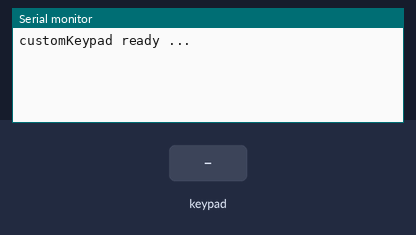
Bench run of a sketch on a simulated Arduino Uno, built with avr-gcc and run on an emulated ATmega328P. On the bench: the last lines printed to the serial monitor. Inputs (shaded band) come from the test bench.

Above: at 1.2 s.
1.3 s: key '1' pressed
At 1.9 s:
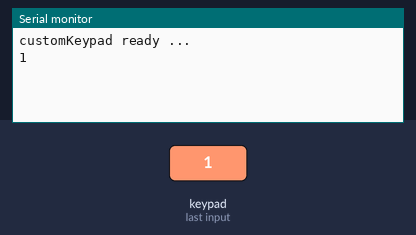
2.8 s: keypad keys 1 1 1 0 9 8 # pressed 0.4 s apart
At 6.3 s:
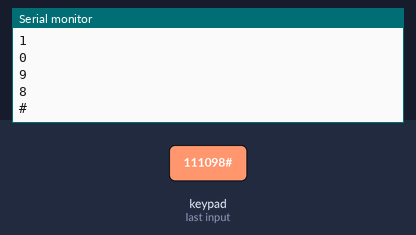
7.1 s: key 'A' pressed
At 7.5 s:
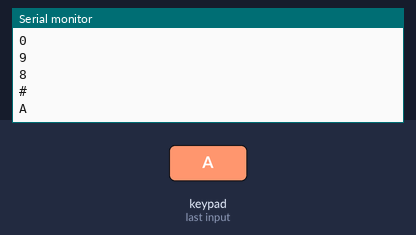
8.6 s: keypad keys 1 1 1 0 9 8 * pressed 0.4 s apart
At 11.9 s:
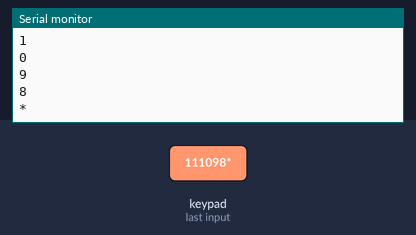
12.9 s: key 'B' pressed
At 13.4 s:
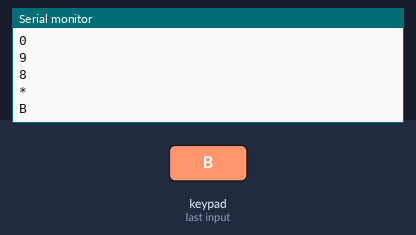
14.4 s: keypad keys 1 1 1 0 9 8 D pressed 0.4 s apart
At 17.4 s:
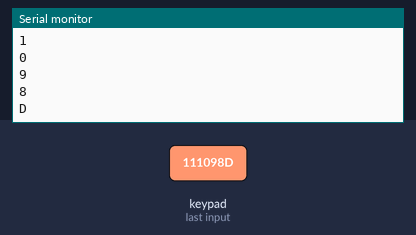
Timing chart, 0 to 18.9 s (numbered marks = the images above; inputs shaded):
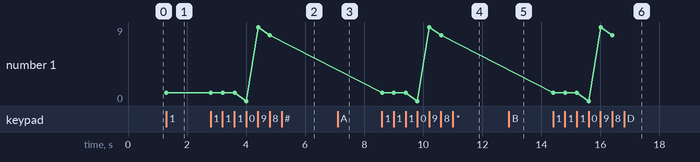

The sketch:

Arduino_Keypad.ino
```cpp
// 4*4 keypad 薄膜鍵盤
#include "Adafruit_Keypad.h"

//定義鍵盤的行列
const byte ROWS = 4; //定義列數(橫向)
const byte COLS = 4; //定義行數(縱向)

//定義鍵盤上每一個按鈕名稱
char keys[ROWS][COLS] = {
  {'1' , '2' , '3' , 'A'},
  {'4' , '5' , '6' , 'B'},
  {'7' , '8' , '9' , 'C'},
  {'*' , '0' , '#' , 'D'},
};

//定義腳位(列)
byte rows_Pin[ROWS] = {11 ,10 ,9 ,8 };
//定義腳位(行)
byte cols_Pin[COLS] ={7 ,6 ,5 ,4 };

//鍵盤自製初始化
Adafruit_Keypad customKeypad = Adafruit_Keypad(makeKeymap(keys) , rows_Pin ,cols_Pin ,ROWS ,COLS);

void setup() {
  Serial.begin(9600);
  delay(2);
  customKeypad.begin();
  Serial.println("customKeypad ready ...");

}

void loop() {
  //開始偵測使用者的按鍵狀態
  customKeypad.tick(); //判斷按下哪一個鍵
  while(customKeypad.available()){
    keypadEvent e = customKeypad.read();//讀取

    //KEY_JUST_RELEASED 放開事件
    //KEY_JUST_PRESSED 按下事件
    if(e.bit.EVENT == KEY_JUST_PRESSED){
    Serial.println((char)e.bit.KEY);
    }
  }

  delay(10);

}
```

Measured:
- after the input at 1.3 s, the serial monitor: prints a new line at once (image 1)
- after the input at 2.8 s, the serial monitor: prints a new line after 1.2 s (image 2)
- after the input at 7.1 s, the serial monitor: prints a new line at once (image 3)
- after the input at 8.6 s, the serial monitor: prints a new line at once (image 4)
- after the input at 12.9 s, the serial monitor: prints a new line at once (image 5)
- after the input at 14.4 s, the serial monitor: prints a new line at once (image 6)
- plotted number 1: 1 → 8 after the input at 2.8 s
